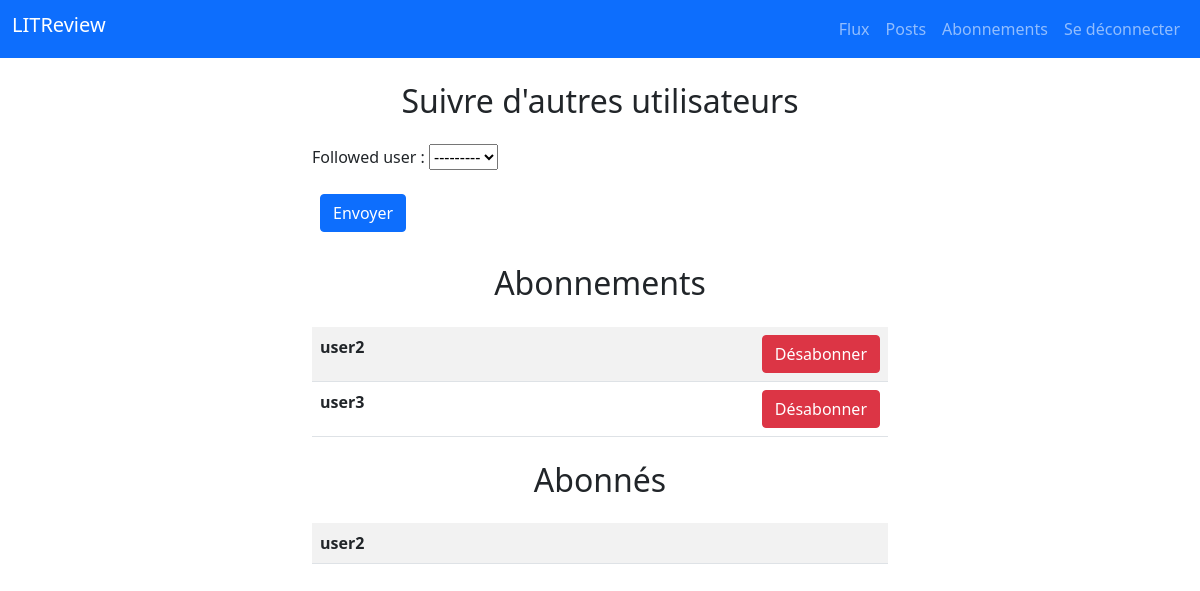
The app's page /following/ (signed in), older data.
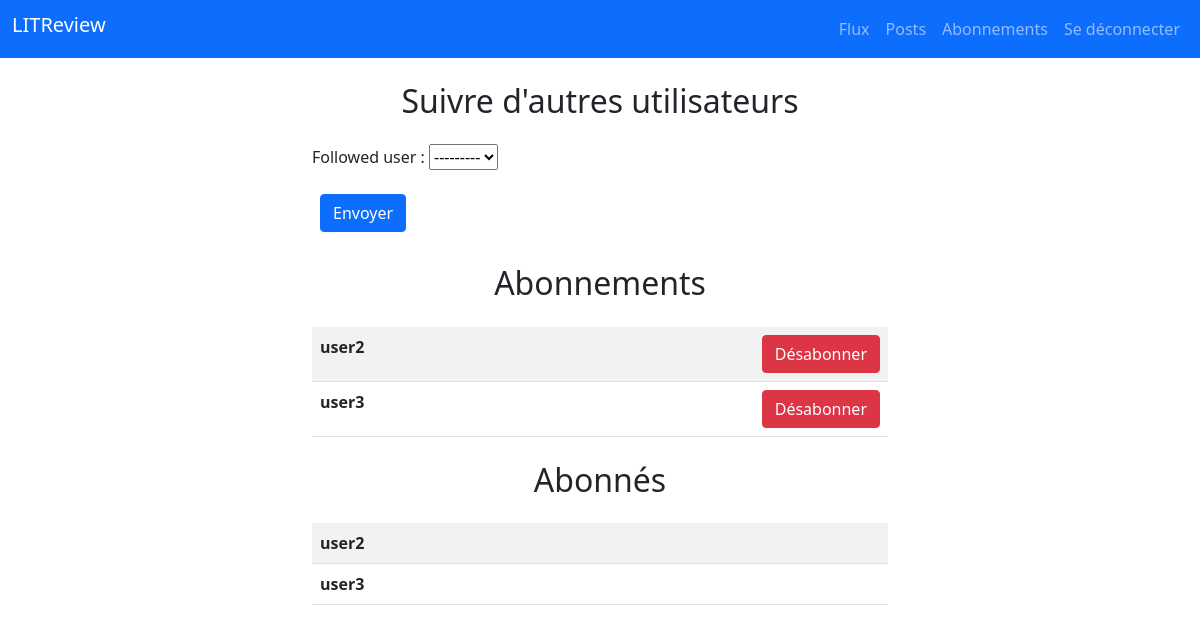
The same page, newer data.
### review/models.py (models this page shows)
class UserFollows(models.Model):
    user = models.ForeignKey(to=settings.AUTH_USER_MODEL,
                             on_delete=models.CASCADE,
                             related_name='following')
    followed_user = models.ForeignKey(to=settings.AUTH_USER_MODEL,
                                      on_delete=models.CASCADE,
                                      related_name='followed_by')
    class Meta:
        unique_together = ('user', 'followed_user', )

### authentication/models.py (models this page shows)
class User(AbstractUser):
    pass

### review/views.py (the view, shortened to what this page needs)
# urls.py: path('following/', review.views.following, name='following'),
@login_required
def following(request):
    form = forms.UserFollowsForm()
    followed_users = models.UserFollows.objects.filter(user=request.user)
    following_users = models.UserFollows.objects.filter(followed_user=request.user)
    context = {
        'form': form,
        'followed_users': followed_users,
        'following_users': following_users,
    }
    return render(request, 'review/following.html',
                  context=context)

### review/forms.py
class UserFollowsForm(forms.ModelForm):
    class Meta:
        model = models.UserFollows
        fields = ['followed_user']

### review/templates/review/following.html (shortened to what this page needs)
{% extends 'base.html' %}
{% block content %}
    <h2 class="text-center m-4">Suivre d'autres utilisateurs</h2>
    <form method="post" enctype="multipart/form-data">
        {{ form.as_p }}
        <button type="submit" class="btn btn-primary m-2">Envoyer</button>
    </form>
    <h2 class="text-center m-4">Abonnements</h2>
    <table class="table table-striped table-hover">
        {% for user_follows in followed_users %}
            <tr>
                <th class="col-10">{{ user_follows.followed_user.username }}</span></th>
                <th><a href="{% url 'unfollow' user_follows.id %}" class="btn btn-danger">Désabonner</a></th>
            </tr>
        {% endfor %}
    </table>
    <h2 class="text-center m-4">Abonnés</h2>
    <table class="table table-striped table-hover">
        {% for user_follows in following_users %}
            <tr>
                <th>{{ user_follows.user.username }}</th>
            </tr>
        {% endfor %}
    </table>
{% endblock %}

### templates/base.html (shortened to what this page needs)
<!DOCTYPE html>
<html lang="fr">
{% load static %}
<head>
    <link href="https://cdn.jsdelivr.net/npm/bootstrap@5.0.2/dist/css/bootstrap.min.css" rel="stylesheet"
>
</head>
<body>
    <header>
        <nav class="navbar navbar-expand-lg navbar-dark bg-primary mb-2">
            <div class="container-fluid">
            <h1 class="navbar-brand">LITReview</h1>
            {% if user.is_authenticated %}
            <ul class="navbar-nav">
                <li class="nav-item"><a href="{% url 'home' %}" class="nav-link">Flux</a></li>
                <li class="nav-item"><a href="{% url 'user-posts' %}" class="nav-link">Posts</a></li>
                <li class="nav-item"><a href="{% url 'following' %}" class="nav-link">Abonnements</a></li>
                <li class="nav-item"><a href="{% url 'logout' %}" class="nav-link">Se déconnecter</a></li>
            </ul>
            {% endif %}
            </div>
        </nav>
    </header>
    <div class="container w-50">{% block content %}{% endblock content %}</div>
</body>
</html>

Row changes from the older to the newer data that the page shows:
added UserFollows: user.username "user3", shown under "Abonnés"
